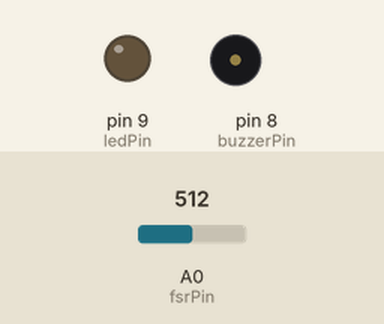
This sketch was run on a simulated Arduino Uno, built with avr-gcc and run on an emulated ATmega328P. Shown: output pins drawn as LEDs (lit = HIGH), buzzer (waves = sounding, pin HIGH). The inputs (shaded band) are chosen by the test bench; at power-on: A0 (fsrPin) = 512.

Above: at 0.05 s.
Timing chart, 0 to 3.0 s (numbered marks = the images above):
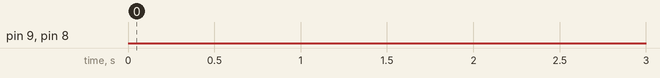

The sketch:

SmartChairCode.ino
```cpp
// FSR seat-detect alarm - Arduino Uno
// FSR wired as voltage divider: 5V - FSR - A0 - 10kΩ - GND
// Buzzer -> pin 8, LED -> pin 9 (220Ω series resistor)
// Continuous pressure >= threshold for presenceHoldMs -> alarm ON
// Alarm stops when pressure < threshold

const int fsrPin = A0;         // analog input reading the divider
const int buzzerPin = 8;       // buzzer (active or passive)
const int ledPin = 9;          // LED (with 220Ω resistor)

// CONFIG
const bool passiveBuzzer = false;  // false = active buzzer (digital HIGH), true = passive (tone)
const unsigned int toneFreq = 1000; // Hz for passive buzzer

const unsigned int pressureThreshold = 300; // ADJUST: 0-1023. Increase for heavier pressure needed.
const unsigned long presenceHoldMs = 5000UL; // continuous pressure required (5000 ms)
const unsigned long ledBlinkInterval = 300UL; // blink speed when alarm ON

// STATE
unsigned long detectStart = 0;  // millis when continuous pressure began, 0 = not counting
bool alarmOn = false;
unsigned long lastBlinkToggle = 0;
bool ledState = LOW;

void setup() {
  pinMode(fsrPin, INPUT);
  pinMode(buzzerPin, OUTPUT);
  pinMode(ledPin, OUTPUT);
  digitalWrite(buzzerPin, LOW);
  digitalWrite(ledPin, LOW);
}

void loop() {
  unsigned long now = millis();

  // read analog and optionally do simple smoothing (3-sample average)
  int v1 = analogRead(fsrPin);
  delay(3);
  int v2 = analogRead(fsrPin);
  delay(3);
  int v3 = analogRead(fsrPin);
  int value = (v1 + v2 + v3) / 3;

  bool pressed = (value >= pressureThreshold);

  if (pressed) {
    if (detectStart == 0) detectStart = now;
    if (!alarmOn && (now - detectStart >= presenceHoldMs)) {
      alarmOn = true;
      lastBlinkToggle = now;
      ledState = LOW; // so first toggle turns it ON
    }
  } else {
    // any release resets detection and immediately stops alarm
    detectStart = 0;
    if (alarmOn) {
      alarmOn = false;
      stopAlarmOutputs();
    }
  }

  // alarm output
  if (alarmOn) {
    if (now - lastBlinkToggle >= ledBlinkInterval) {
      lastBlinkToggle = now;
      ledState = !ledState;
      digitalWrite(ledPin, ledState ? HIGH : LOW);
      if (passiveBuzzer) {
        if (ledState) tone(buzzerPin, toneFreq);
        else noTone(buzzerPin);
      } else {
        digitalWrite(buzzerPin, ledState ? HIGH : LOW);
      }
    }
  } else {
    digitalWrite(ledPin, LOW);
    if (passiveBuzzer) noTone(buzzerPin);
    else digitalWrite(buzzerPin, LOW);
  }

  // short, non-blocking pacing
  delay(20);
}

void stopAlarmOutputs() {
  digitalWrite(ledPin, LOW);
  if (passiveBuzzer) noTone(buzzerPin);
  else digitalWrite(buzzerPin, LOW);
  ledState = LOW;
}
```

Measured:
- by itself, pin 9 (ledPin), pin 8 (buzzerPin): LOW → HIGH at 5.4 s, → LOW 0.32 s later, → HIGH 0.32 s later, → LOW 0.32 s later, … (395 changes in this stretch)
